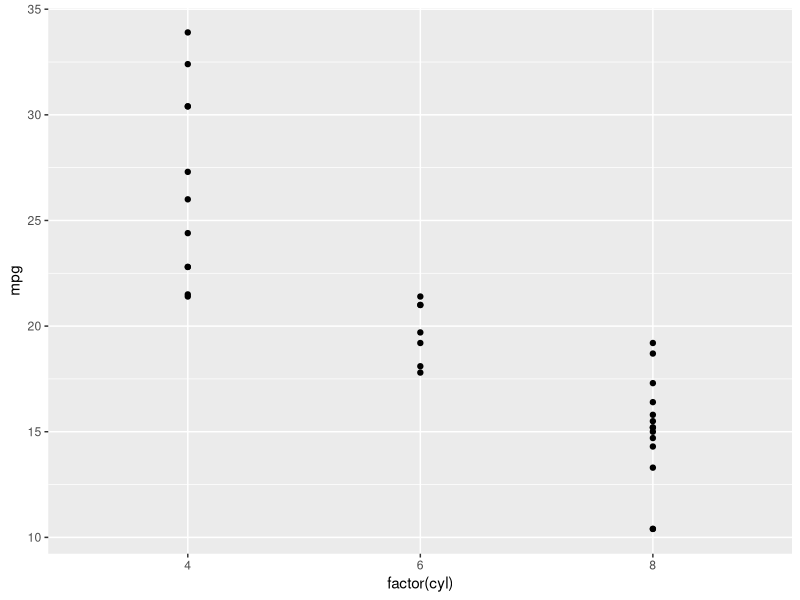
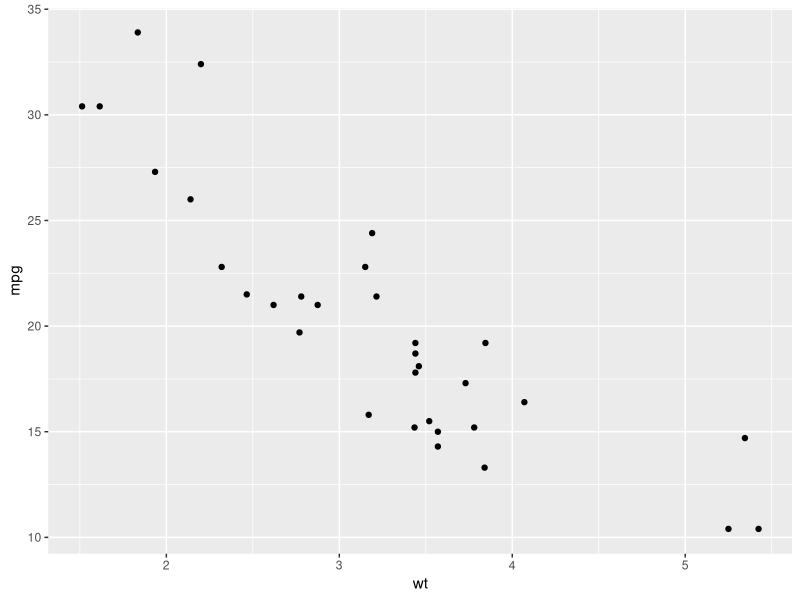
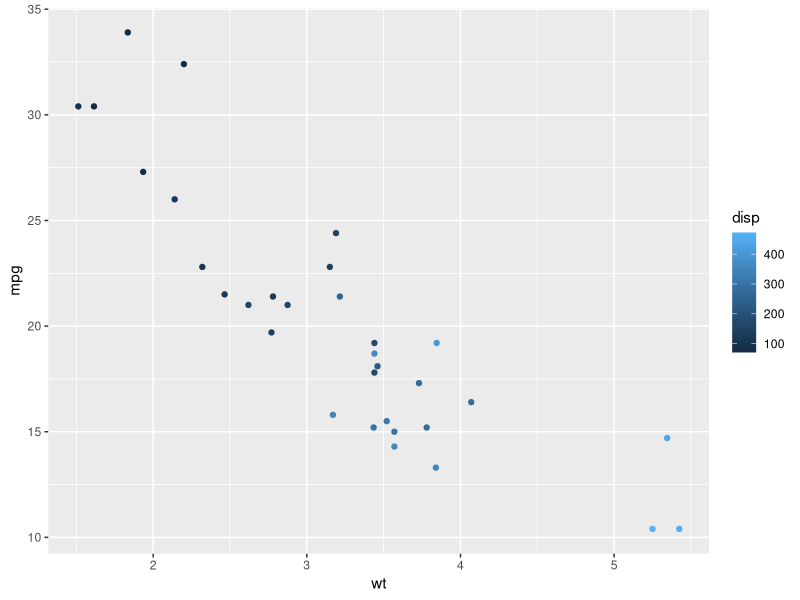
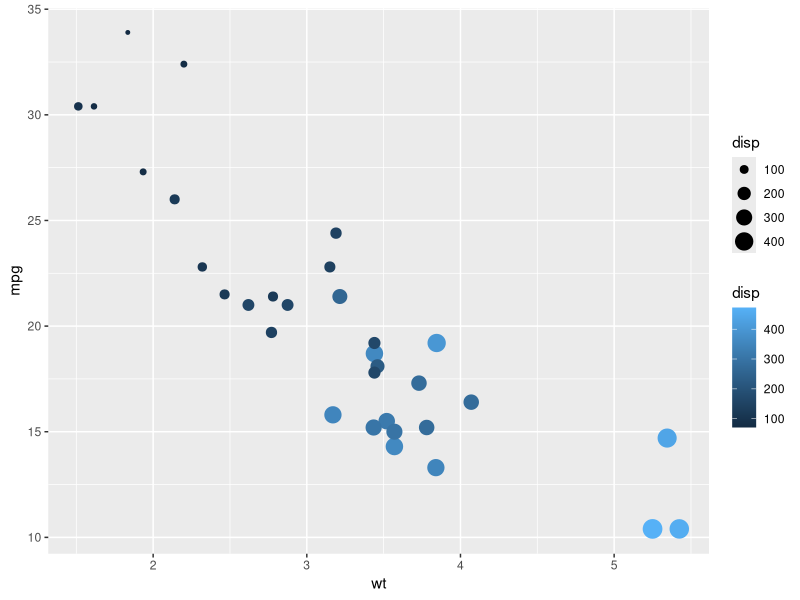
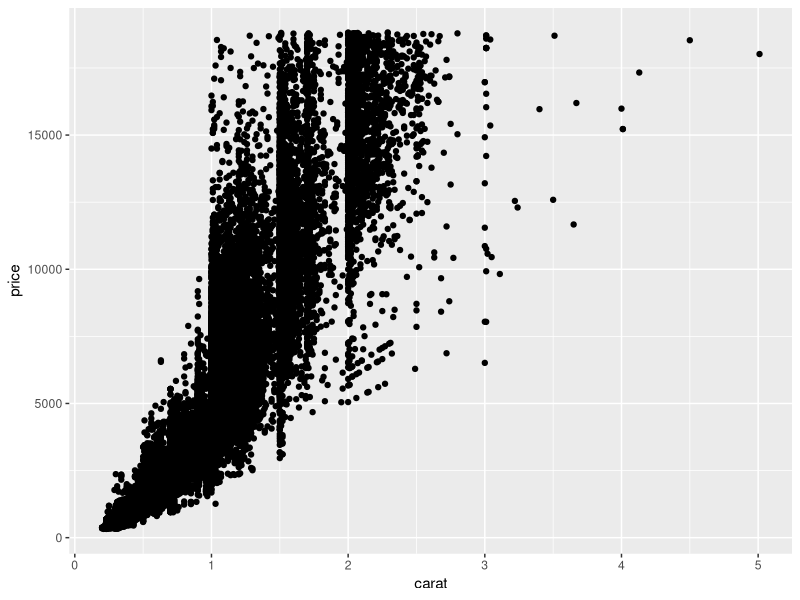
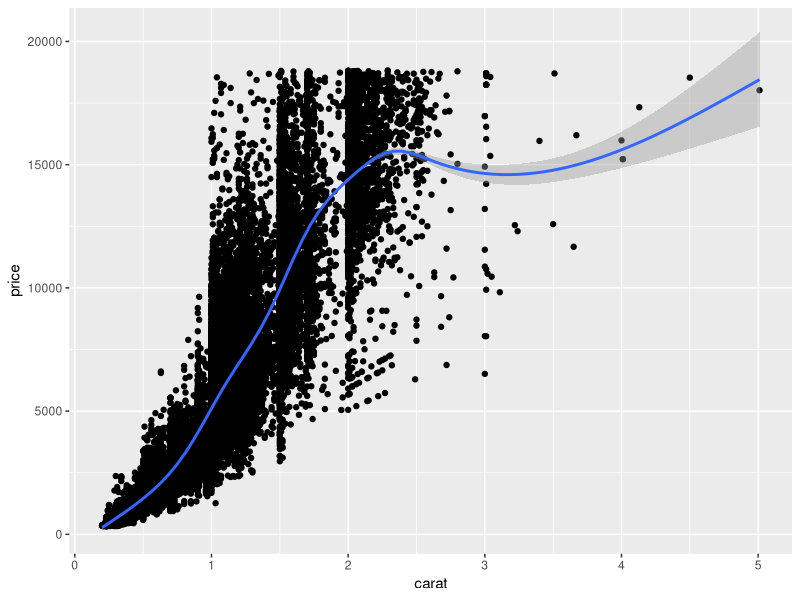
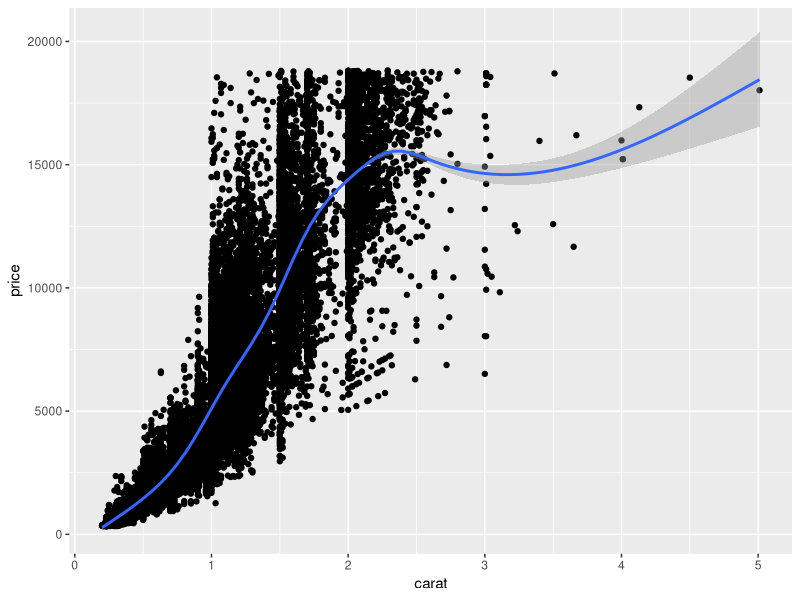
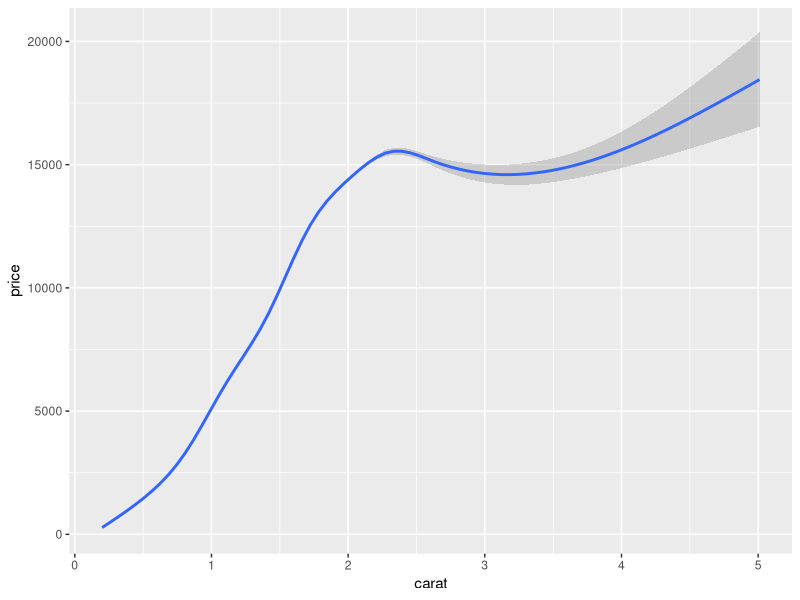

The R script that drew these images, in order: (Note: this script raises an error after producing the figures.)
# Load the ggplot2 package
library(ggplot2)
library(psych)
library(dplyr)
library(tidyr)
library(ggthemes)
############################ 1 ################################

# Explore the mtcars data frame with str()
str(mtcars)

# Execute the following command
ggplot(mtcars, aes(x = factor(cyl), y = mpg)) + geom_point()
############################  ################################
# A scatter plot has been made for you
ggplot(mtcars, aes(x = wt, y = mpg)) + geom_point()
# Replace ___ with the correct vector
ggplot(mtcars, aes(x = wt, y = mpg, col = disp)) + geom_point()
# Replace ___ with the correct vector
ggplot(mtcars, aes(x = wt, y = mpg, size = disp, col = disp)) + geom_point()
############################ 3 ################################
# Explore the diamonds data frame with str()
str(diamonds)
# Add geom_point() with +
ggplot(diamonds, aes(x = carat, y = price)) + geom_point()
# Add geom_point() and geom_smooth() with +
ggplot(diamonds, aes(x = carat, y = price)) + geom_point() + geom_smooth()
############################ Exploring ggplot2, part 5 ################################
# The plot you created in the previous exercise
ggplot(diamonds, aes(x = carat, y = price)) +
  geom_point() +
  geom_smooth()
# Copy the above command but show only the smooth line
ggplot(diamonds, aes(x = carat, y = price)) +
  geom_smooth()
# Copy the above command and assign the correct value to col in aes()
ggplot(diamonds, aes(x = carat, y = price, col = clarity)) +
  geom_smooth()
# Keep the color settings from previous command. Plot only the points with argument alpha.
ggplot(diamonds, aes(x = carat, y = price, col = clarity)) + geom_point(alpha = .4)
############################ Understanding the grammar, part 1 ################################
# Create the object containing the data and aes layers: dia_plot
dia_plot = ggplot(diamonds, aes(x = carat, y = price))

# Add a geom layer with + and geom_point()
dia_plot + geom_point()

# Add the same geom layer, but with aes() inside
dia_plot + geom_point(aes(col = clarity))

############################ Understanding the grammar, part 2 ################################
set.seed(1)

# The dia_plot object has been created for you
dia_plot <- ggplot(diamonds, aes(x = carat, y = price))

# Expand dia_plot by adding geom_point() with alpha set to 0.2
dia_plot = dia_plot + geom_point(alpha = 0.2)


# Plot dia_plot with additional geom_smooth() with se set to FALSE
dia_plot + geom_smooth(se = F)

# Copy the command from above and add aes() with the correct mapping to geom_smooth()
dia_plot + geom_smooth(se = F, aes(col = clarity))
############################ base package and ggplot2, part 1 - plot ################################
# Plot the correct variables of mtcars
attach(mtcars)
plot(mtcars$wt, mtcars$mpg, col = mtcars$cyl)

# Change cyl inside mtcars to a factor
mtcars$cyl = as.factor(mtcars$cyl)

# Make the same plot as in the first instruction
plot(mtcars$wt, mtcars$mpg, col = mtcars$cyl)
############################  base package and ggplot2, part 2 - lm ################################
# Basic plot
mtcars$cyl <- as.factor(mtcars$cyl)
plot(mtcars$wt, mtcars$mpg, col = mtcars$cyl)
# Use lm() to calculate a linear model and save it as carModel
carModel = lm(mtcars$mpg ~ mtcars$wt)
# Call abline() with carModel as first argument and lty as second
abline(carModel, lty = 2)

# Plot each subset efficiently with lapply
# You don't have to edit this code
lapply(mtcars$cyl, function(x) {
  abline(lm(mpg ~ wt, mtcars, subset = (cyl == x)), col = x)
  })

# This code will draw the legend of the plot
# You don't have to edit this code
legend(x = 5, y = 33, legend = levels(mtcars$cyl), 
       col = 1:3, pch = 1, bty = "n")
############################ base package and ggplot2, part 3 ################################
# Convert cyl to factor
mtcars$cyl <- as.factor(mtcars$cyl)
# Example from base R
plot(mtcars$wt, mtcars$mpg, col = mtcars$cyl)
abline(lm(mpg ~ wt, data = mtcars), lty = 2)
lapply(mtcars$cyl, function(x) {
  abline(lm(mpg ~ wt, mtcars, subset = (cyl == x)), col = x)
  })
legend(x = 5, y = 33, legend = levels(mtcars$cyl), 
       col = 1:3, pch = 1, bty = "n")

# Add geom_point() to this command to create a scatter plot
ggplot(mtcars, aes(x = wt, y = mpg, col = cyl)) + geom_point()
# Copy, paste and expand previous command to include the lines of the linear models, per cyl
ggplot(mtcars, aes(x = wt, y = mpg, col = cyl)) + geom_point() + geom_smooth(method = "lm", se = F)
# Copy, paste and expand previous command to include a lm for the entire dataset in its whole
ggplot(mtcars, aes(x = wt, y = mpg, col = cyl)) + geom_point() + geom_smooth(method = "lm", se = F) + geom_smooth(aes(group = 1), method = "lm", se = F, linetype = 2)
############################ Variables to visuals part 1b ################################
iris.tidy = iris %>% gather(key, "Value", -Species) %>% separate(key, c("Part", "Measure"))
head(iris %>% gather(key, value, -Species))
head(iris)
head(iris.tidy)
# Think about which dataset you would use to get the plot shown right
# Fill in the ___ to produce the plot given to the right
ggplot(iris.tidy, aes(x = Length, y = Width, col = Part)) +
  geom_jitter() +
  facet_grid(. ~ Measure)
############################ Variables to visuals part 2b ################################
# Add a new column, Flower, to iris that contains unique ids
iris$Flower <- 1:nrow(iris)
# Fill in the ___ to produce to the correct iris.wide dataset
iris %>%
  gather(key, value, -Species, -Flower) %>%
  separate(key, c("Part", "Measure"), "\\.") %>%
  spread(Measure, value) %>% 
  head()
############################ All about aesthetics ################################
# Map cyl to y
mtcars$cyl = as.factor(mtcars$cyl)
mtcars
ggplot(mtcars, aes(x = mpg, y = cyl)) + geom_point()
# Map cyl to x
ggplot(mtcars, aes(x = cyl, y = mpg)) + geom_point()
# Map cyl to col
ggplot(mtcars, aes(x = wt, y = mpg, col = cyl)) + geom_point()
# Change shape and size of the points in the above plot
ggplot(mtcars, aes(x = wt, y = mpg, col = cyl)) + geom_point(shape = 1, size = 4)
ggplot(mtcars, aes(x = wt, y = mpg, fill = cyl)) + geom_point(shape = 1, size = 4)
# Notice that mapping a categorical variable onto fill doesn't change the colors, although a legend is generated! This is because the default shape for points only has a color
# attribute and not a fill attribute. Use fill when you have another shape (such as a bar), or when using a point that does have a fill and a color attribute, such as shape = 21,
# which is a circle with an outline. Any time you use a solid color, make sure to use alpha blending to account for over plotting. 
ggplot(mtcars, aes(x = wt, y = mpg, fill = cyl)) + geom_point(shape = 16, size = 6, alpha = 0.6)

ggplot(mtcars, aes(x = wt, y = mpg, size = cyl)) + geom_point()
ggplot(mtcars, aes(x = wt, y = mpg, alpha = cyl)) + geom_point()
ggplot(mtcars, aes(x = wt, y = mpg, shape = cyl)) + geom_point()
ggplot(mtcars, aes(x = wt, y = mpg, label = cyl)) + geom_text()
############################ All about attributes ################################
# Define a hexadecimal color
my_color <- "#123456"

# Set the color aesthetic 
ggplot(mtcars, aes(x = wt, y = mpg, col = cyl)) + geom_point()
# Set the color aesthetic and attribute 
ggplot(mtcars, aes(x = wt, y = mpg, col = cyl)) + geom_point(col = my_color)
# Set the fill aesthetic and color, size and shape attributes
ggplot(mtcars, aes(x = wt, y = mpg, fill = cyl)) + geom_point(size = 10, shape = 23, col = my_color)
# Expand to draw points with alpha 0.5
ggplot(mtcars, aes(x = wt, y = mpg, fill = cyl)) + geom_point(alpha = 0.5)
# Expand to draw points with shape 24 and color yellow
ggplot(mtcars, aes(x = wt, y = mpg, fill = cyl)) + geom_point(shape = 24, col = "yellow")
# Expand to draw text with label x, color red and size 10
ggplot(mtcars, aes(x = wt, y = mpg, fill = cyl)) + geom_text(label = "x", col = "red", size = 10)
############################ Going all out ################################
ggplot(mtcars, aes(x = mpg, y = qsec, col = factor(cyl))) + geom_point()
ggplot(mtcars, aes(x = mpg, y = qsec, shape = factor(am), col = factor(cyl))) + geom_point()
ggplot(mtcars, aes(x = mpg, y = qsec, label = rownames(mtcars), size = (hp/wt), shape = factor(am), col = factor(cyl))) + geom_text()
############################ ggthemes ################################
# Solarized theme from ggthemes
mein_plot = ggplot(mtcars, aes(x = mpg, y = qsec, col = factor(cyl))) + geom_point() + ggtitle("Oli")
mein_plot + theme_solarized() + scale_colour_solarized("blue") #
mein_plot + theme_solarized(light = F) + scale_colour_solarized("blue") #
mein_plot + theme_solarized_2(light = F) + scale_colour_solarized("blue") #
mein_plot + facet_wrap(~am) + theme_solarized_2(light = T) + scale_colour_solarized("blue") #
############################ Position ################################
# Base layers
cyl.am <- ggplot(mtcars, aes(x = factor(cyl), fill = factor(am)))
# Add geom (position = "stack"" by default)
cyl.am + geom_bar(position = "stack")
# Fill - show proportion
cyl.am + geom_bar(position = "fill")
# Dodging - principles of similarity and proximity
cyl.am + geom_bar(position = "dodge")
# Clean up the axes with scale_ functions
val = c("#E41A1C", "#377EB8")
lab = c("Manual", "Automatic")
cyl.am + geom_bar(position = "dodge") + scale_x_discrete("Cylinders") + scale_y_continuous("Number") + scale_fill_manual("Transmission", values = val, labels = lab)
# Test
